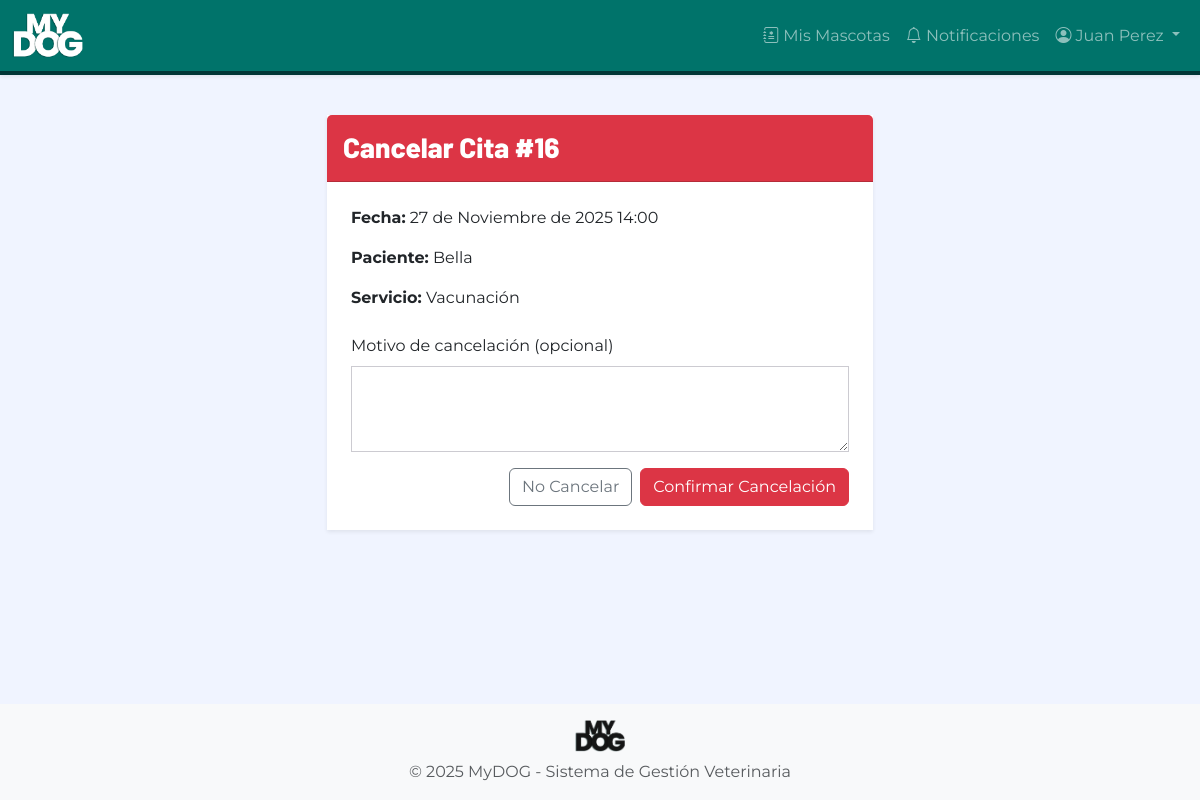
Page /citas/16/cancelar/ (signed in) on the committed database.
### autenticacion/models.py (models this page shows, shortened)
class Usuario(AbstractUser):
    ROL_CHOICES = [
        ('ADMIN', 'Administrador'),
        ('VETERINARIO', 'Veterinario'),
        ('ADMINISTRATIVO', 'Personal Administrativo'),
        ('PROPIETARIO', 'Propietario'),
    ]
    rol = models.CharField(
        max_length=20,
        choices=ROL_CHOICES,
        verbose_name='Rol',
        help_text='Rol del usuario en el sistema'
    )
    activo = models.BooleanField(
        default=True,
        verbose_name='Activo',
        help_text='Indica si el usuario puede acceder al sistema'
    )
    intentos_fallidos = models.IntegerField(
        default=0,
        verbose_name='Intentos fallidos',
        help_text='Número de intentos fallidos de login consecutivos'
    )
    bloqueado_hasta = models.DateTimeField(
        null=True,
        blank=True,
        verbose_name='Bloqueado hasta',
        help_text='Fecha y hora hasta la cual el usuario está bloqueado'
    )
    foto_perfil = models.ImageField(
        upload_to='perfiles/',
        null=True,
        blank=True,
        verbose_name='Foto de perfil'
    )
    telefono = models.CharField(
        max_length=15,
        blank=True,
        verbose_name='Teléfono'
    )
    fecha_creacion = models.DateTimeField(
        auto_now_add=True,
        verbose_name='Fecha de creación'
    )
    fecha_modificacion = models.DateTimeField(
        auto_now=True,
        verbose_name='Fecha de modificación'
    )
    class Meta:
        verbose_name = 'Usuario'
        verbose_name_plural = 'Usuarios'
        ordering = ['-fecha_creacion']
    def es_admin(self):
        return self.rol == 'ADMIN'

### citas/models.py (models this page shows, shortened)
class Cita(models.Model):
    ESTADO_CHOICES = [
        ('PROGRAMADA', 'Programada'),
        ('CONFIRMADA', 'Confirmada'),
        ('COMPLETADA', 'Completada'),
        ('CANCELADA', 'Cancelada'),
        ('INASISTENCIA', 'Inasistencia'),
    ]
    propietario = models.ForeignKey(
        'propietarios.Propietario',
        on_delete=models.PROTECT,
        related_name='citas',
        verbose_name='Propietario',
        help_text='Propietario de la mascota'
    )
    mascota = models.ForeignKey(
        'mascotas.Mascota',
        on_delete=models.PROTECT,
        related_name='citas',
        verbose_name='Mascota',
        help_text='Mascota a atender'
    )
    servicio = models.ForeignKey(
        'servicios.Servicio',
        on_delete=models.PROTECT,
        related_name='citas',
        verbose_name='Servicio',
        help_text='Servicio veterinario solicitado'
    )
    veterinario = models.ForeignKey(
        'autenticacion.Usuario',
        on_delete=models.PROTECT,
        limit_choices_to={'rol': 'VETERINARIO'},
        related_name='citas_asignadas',
        verbose_name='Veterinario',
        help_text='Veterinario asignado'
    )
    fecha = models.DateField(
        verbose_name='Fecha',
        help_text='Fecha de la cita'
    )
    hora = models.TimeField(
        verbose_name='Hora',
        help_text='Hora de inicio de la cita'
    )
    estado = models.CharField(
        max_length=15,
        choices=ESTADO_CHOICES,
        default='PROGRAMADA',
        verbose_name='Estado'
    )
    es_emergencia = models.BooleanField(
        default=False,
        verbose_name='Es emergencia',
        help_text='Indica si es una cita de emergencia (sin restricciones de horario)'
    )
    observaciones = models.TextField(
        max_length=500,
        blank=True,
        verbose_name='Observaciones',
        help_text='Observaciones o motivo de la cita'
    )
    motivo_cancelacion = models.TextField(
        max_length=500,
        blank=True,
        verbose_name='Motivo de cancelación',
        help_text='Motivo por el cual se canceló la cita'
    )
    pagado = models.BooleanField(
        default=False,
        verbose_name='Pagado',
        help_text='Indica si la cita ha sido pagada'
    )
    fecha_creacion = models.DateTimeField(
        auto_now_add=True,
        verbose_name='Fecha de creación'
    )
    fecha_modificacion = models.DateTimeField(
        auto_now=True,
        verbose_name='Fecha de modificación'
    )
    usuario_creador = models.ForeignKey(
        'autenticacion.Usuario',
        on_delete=models.PROTECT,
        related_name='citas_creadas',
        verbose_name='Usuario creador',
        help_text='Usuario que creó la cita'
    )
    class Meta:
        verbose_name = 'Cita'
        verbose_name_plural = 'Citas'
        ordering = ['-fecha', '-hora']
        indexes = [
            models.Index(fields=['fecha', 'hora']),
            models.Index(fields=['veterinario', 'fecha']),
            models.Index(fields=['estado']),
        ]
        unique_together = [['veterinario', 'fecha', 'hora']]  # No permitir citas duplicadas
    def puede_cancelar(self, usuario):
        if self.estado not in ['PROGRAMADA', 'CONFIRMADA']:
            return False, 'La cita ya no puede ser cancelada'
        if usuario.es_admin():
            return True, ''
        fecha_hora_cita = datetime.combine(self.fecha, self.hora)
        ahora = timezone.now()
        diferencia = fecha_hora_cita - ahora.replace(tzinfo=None)
        if diferencia < timedelta(hours=6):
            return False, 'La cancelación requiere al menos 6 horas de anticipación'
        return True, ''

### mascotas/models.py (models this page shows, shortened)
class Mascota(models.Model):
    ESPECIE_CHOICES = [
        ('PERRO', 'Perro'),
        ('GATO', 'Gato'),
        ('AVE', 'Ave'),
        ('ROEDOR', 'Roedor'),
        ('REPTIL', 'Reptil'),
        ('OTRO', 'Otro'),
    ]
    SEXO_CHOICES = [
        ('M', 'Macho'),
        ('H', 'Hembra'),
    ]
    propietario = models.ForeignKey(
        'propietarios.Propietario',
        on_delete=models.PROTECT,
        related_name='mascotas',
        verbose_name='Propietario',
        help_text='Propietario actual de la mascota'
    )
    nombre = models.CharField(
        max_length=50,
        verbose_name='Nombre',
        help_text='Nombre de la mascota (2-50 caracteres)'
    )
    especie = models.CharField(
        max_length=10,
        choices=ESPECIE_CHOICES,
        verbose_name='Especie',
        help_text='Especie de la mascota'
    )
    raza = models.CharField(
        max_length=50,
        verbose_name='Raza',
        help_text='Raza de la mascota'
    )
    edad = models.PositiveIntegerField(
        validators=[MinValueValidator(0)],
        verbose_name='Edad',
        help_text='Edad de la mascota en años'
    )
    peso = models.DecimalField(
        max_digits=5,
        decimal_places=2,
        null=True,
        blank=True,
        validators=[MinValueValidator(0.01)],
        verbose_name='Peso',
        help_text='Peso de la mascota en kilogramos (opcional)'
    )
    sexo = models.CharField(
        max_length=1,
        choices=SEXO_CHOICES,
        blank=True,
        verbose_name='Sexo',
        help_text='Sexo de la mascota (opcional)'
    )
    observaciones = models.TextField(
        max_length=300,
        blank=True,
        verbose_name='Observaciones',
        help_text='Observaciones adicionales (máx 300 caracteres)'
    )
    foto = models.ImageField(
        upload_to='mascotas/',
        null=True,
        blank=True,
        verbose_name='Foto',
        help_text='Foto de la mascota'
    )
    activo = models.BooleanField(
        default=True,
        verbose_name='Activo',
        help_text='Indica si la mascota está activa (no transferida ni fallecida)'
    )
    fecha_registro = models.DateTimeField(
        auto_now_add=True,
        verbose_name='Fecha de registro'
    )
    fecha_modificacion = models.DateTimeField(
        auto_now=True,
        verbose_name='Fecha de modificación'
    )
    class Meta:
        verbose_name = 'Mascota'
        verbose_name_plural = 'Mascotas'
        ordering = ['-fecha_registro']
        indexes = [
            models.Index(fields=['propietario', 'nombre']),
            models.Index(fields=['especie']),
        ]

### servicios/models.py (models this page shows, shortened)
class Servicio(models.Model):
    TIPO_CHOICES = [
        ('CONSULTA', 'Consulta veterinaria'),
        ('VACUNACION', 'Vacunación'),
        ('DESPARASITACION', 'Desparasitación'),
        ('CIRUGIA', 'Cirugía'),
        ('CONTROL_PESO', 'Control de peso'),
        ('PELUQUERIA', 'Peluquería'),
        ('VENTA_PRODUCTOS', 'Venta de productos'),
        ('OTRO', 'Otro'),
    ]
    nombre = models.CharField(
        max_length=20,
        choices=TIPO_CHOICES,
        unique=True,
        verbose_name='Nombre del servicio',
        help_text='Tipo de servicio veterinario'
    )
    duracion_minutos = models.PositiveIntegerField(
        validators=[MinValueValidator(15)],
        verbose_name='Duración en minutos',
        help_text='Duración estimada del servicio (mínimo 15 minutos)'
    )
    precio = models.DecimalField(
        max_digits=10,
        decimal_places=2,
        validators=[MinValueValidator(0)],
        verbose_name='Precio',
        help_text='Precio del servicio en pesos colombianos'
    )
    descripcion = models.TextField(
        max_length=500,
        blank=True,
        verbose_name='Descripción',
        help_text='Descripción detallada del servicio (opcional)'
    )
    activo = models.BooleanField(
        default=True,
        verbose_name='Activo',
        help_text='Indica si el servicio está disponible para agendamiento'
    )
    color_calendario = models.CharField(
        max_length=7,
        default='#00736A',
        verbose_name='Color en calendario',
        help_text='Color en formato hexadecimal para mostrar en calendario'
    )
    fecha_creacion = models.DateTimeField(
        auto_now_add=True,
        verbose_name='Fecha de creación'
    )
    fecha_modificacion = models.DateTimeField(
        auto_now=True,
        verbose_name='Fecha de modificación'
    )
    class Meta:
        verbose_name = 'Servicio'
        verbose_name_plural = 'Servicios'
        ordering = ['nombre']

### citas/views.py (the view, shortened to what this page needs)
# urls.py: path('<int:pk>/cancelar/', views.cancelar_cita, name='cancelar'),
@login_required
def cancelar_cita(request, pk):
    cita = get_object_or_404(Cita, pk=pk)
    if request.user.rol == 'PROPIETARIO' and cita.propietario.usuario_id != request.user.id:
        messages.error(request, 'No tienes permisos para gestionar esta cita.')
        return redirect('citas:detalle', pk=pk)
    puede_cancelar, mensaje = cita.puede_cancelar(request.user)
    return render(request, 'citas/cancelar_confirmar.html', {
        'cita': cita,
        'puede_cancelar': puede_cancelar,
        'mensaje': mensaje
    })

### templates/citas/cancelar_confirmar.html (shortened to what this page needs)
{% extends 'base.html' %}
{% block content %}
<div class="row justify-content-center">
    <div class="col-md-6">
        <div class="card shadow-sm border-0">
            <div class="card-header bg-danger text-white py-3">
                <h3 class="font-titulo mb-0">Cancelar Cita #{{ cita.id }}</h3>
            </div>
            <div class="card-body p-4">
                {% if not puede_cancelar %}
                    <div class="alert alert-warning">
                        <i class="bi bi-exclamation-triangle-fill"></i> {{ mensaje }}
                    </div>
                    <a href="{% url 'citas:detalle' cita.pk %}" class="btn btn-secondary">Volver</a>
                {% else %}
                    <p><strong>Fecha:</strong> {{ cita.fecha }} {{ cita.hora }}</p>
                    <p><strong>Paciente:</strong> {{ cita.mascota.nombre }}</p>
                    <p><strong>Servicio:</strong> {{ cita.servicio.get_nombre_display }}</p>
                    <form method="post" class="mt-4">
                        <div class="mb-3">
                            <label for="motivo" class="form-label">Motivo de cancelación (opcional)</label>
                            <textarea name="motivo" id="motivo" class="form-control" rows="3"></textarea>
                        </div>
                        <div class="d-flex justify-content-end gap-2">
                            <a href="{% url 'citas:detalle' cita.pk %}" class="btn btn-outline-secondary">No Cancelar</a>
                            <button type="submit" class="btn btn-danger">Confirmar Cancelación</button>
                        </div>
                    </form>
                {% endif %}
            </div>
        </div>
    </div>
</div>
{% endblock %}

### templates/base.html (shortened to what this page needs)
{% load static %}
<!DOCTYPE html>
<html lang="es">
<head>
    <link href="https://cdn.jsdelivr.net/npm/bootstrap@5.3.0/dist/css/bootstrap.min.css" rel="stylesheet">
    <link rel="stylesheet" href="https://cdn.jsdelivr.net/npm/bootstrap-icons@1.11.0/font/bootstrap-icons.css">
    <link rel="stylesheet" href="{% static 'css/base.css' %}">
    <link rel="stylesheet" href="{% static 'css/responsive.css' %}">
</head>
<body>
    <nav class="navbar navbar-expand-lg navbar-dark bg-primary-mydog shadow-sm">
        <div class="container-fluid">
            <a class="navbar-brand" href="{% url 'home' %}">
                <img src="{% static 'img/logo-mydog-blanco.png' %}" alt="MyDOG" height="45" class="d-inline-block">
            </a>
            <div class="collapse navbar-collapse" id="navbarNav">
                <ul class="navbar-nav ms-auto">
                    {% if user.is_authenticated %}
                        <li class="nav-item">
                            <a class="nav-link" href="{% url 'historiales:mis_mascotas' %}">
                                <i class="bi bi-journal-medical"></i>
                                {% if user.rol == 'PROPIETARIO' %}Mis Mascotas{% else %}Historiales{% endif %}
                            </a>
                        </li>
                        <li class="nav-item">
                            {% if user.rol == 'ADMIN' %}
                            <a class="nav-link" href="{% url 'notificaciones:admin' %}">
                            {% elif user.rol == 'VETERINARIO' %}
                            <a class="nav-link" href="{% url 'notificaciones:veterinario' %}">
                            {% else %}
                            <a class="nav-link" href="{% url 'notificaciones:propietario' %}">
                            {% endif %}
                                <i class="bi bi-bell"></i> Notificaciones
                            </a>
                        </li>
                        <li class="nav-item dropdown">
                            <a class="nav-link dropdown-toggle" href="#" role="button" data-bs-toggle="dropdown">
                                <i class="bi bi-person-circle"></i> {{ user.get_full_name|default:user.username }}
                            </a>
                        </li>
                    {% else %}
                        <li class="nav-item">
                            <a class="nav-link" href="{% url 'autenticacion:login' %}">Iniciar Sesión</a>
                        </li>
                    {% endif %}
                </ul>
            </div>
        </div>
    </nav>
    <main class="container py-4">
        {% block content %}{% endblock %}
    </main>
    <footer class="footer mt-auto py-3 bg-light">
        <div class="container text-center">
            <img src="{% static 'img/logo-mydog-negro.png' %}" alt="MyDOG" height="32" class="mb-2">
            <p class="text-muted mb-0">&copy; 2025 MyDOG - Sistema de Gestión Veterinaria</p>
        </div>
    </footer>
</body>
</html>

### rows in the picture
Usuario: get_full_name "Juan Perez"
Cita: id "16", fecha "27 de Noviembre de 2025", hora "14:00", mascota.nombre "Bella", servicio.nombre "Vacunación"
